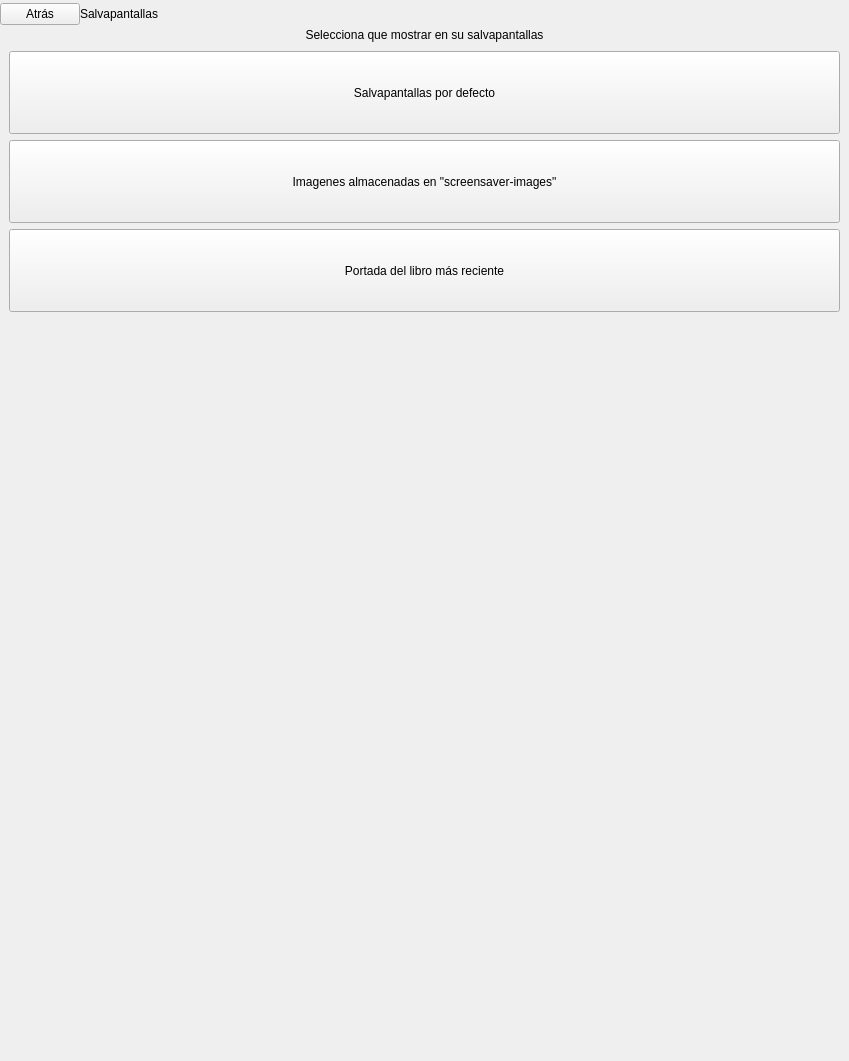
<?xml version="1.0" encoding="UTF-8"?>
<ui version="4.0">
 <class>SettingsPageScreenSaver</class>
 <widget class="QWidget" name="SettingsPageScreenSaver">
  <property name="geometry">
   <rect>
    <x>0</x>
    <y>0</y>
    <width>849</width>
    <height>1061</height>
   </rect>
  </property>
  <property name="sizePolicy">
   <sizepolicy hsizetype="Expanding" vsizetype="Expanding">
    <horstretch>0</horstretch>
    <verstretch>0</verstretch>
   </sizepolicy>
  </property>
  <property name="minimumSize">
   <size>
    <width>0</width>
    <height>0</height>
   </size>
  </property>
  <property name="maximumSize">
   <size>
    <width>849</width>
    <height>1061</height>
   </size>
  </property>
  <property name="windowTitle">
   <string>Form</string>
  </property>
  <property name="styleSheet">
   <string notr="true" />
  </property>
  <layout class="QVBoxLayout" name="verticalLayout">
   <property name="spacing">
    <number>0</number>
   </property>
   <property name="margin">
    <number>0</number>
   </property>
   <item>
    <widget class="QWidget" name="settingsSectionHeader" native="true">
     <property name="styleSheet">
      <string notr="true" />
     </property>
     <layout class="QHBoxLayout" name="horizontalLayout_8">
      <property name="spacing">
       <number>0</number>
      </property>
      <property name="margin">
       <number>0</number>
      </property>
      <item>
       <widget class="SilentQPushButton" name="backBtn">
        <property name="focusPolicy">
         <enum>Qt::NoFocus</enum>
        </property>
        <property name="text">
         <string>Atr&#225;s</string>
        </property>
       </widget>
      </item>
      <item>
       <widget class="QLabel" name="sectionTitleLbl">
        <property name="minimumSize">
         <size>
          <width>0</width>
          <height>0</height>
         </size>
        </property>
        <property name="maximumSize">
         <size>
          <width>16777215</width>
          <height>14142</height>
         </size>
        </property>
        <property name="text">
         <string>Salvapantallas</string>
        </property>
       </widget>
      </item>
      <item>
       <spacer name="horizontalSpacer">
        <property name="orientation">
         <enum>Qt::Horizontal</enum>
        </property>
        <property name="sizeHint" stdset="0">
         <size>
          <width>57</width>
          <height>28</height>
         </size>
        </property>
       </spacer>
      </item>
     </layout>
    </widget>
   </item>
   <item>
    <widget class="QFrame" name="settingsMarginTop">
     <property name="frameShape">
      <enum>QFrame::StyledPanel</enum>
     </property>
     <property name="frameShadow">
      <enum>QFrame::Raised</enum>
     </property>
    </widget>
   </item>
   <item>
    <widget class="QLabel" name="screenSaverTextLbl">
     <property name="text">
      <string>Selecciona que mostrar en su salvapantallas</string>
     </property>
     <property name="alignment">
      <set>Qt::AlignCenter</set>
     </property>
     <property name="wordWrap">
      <bool>true</bool>
     </property>
     <property name="indent">
      <number>0</number>
     </property>
    </widget>
   </item>
   <item>
    <widget class="QFrame" name="enableScreenSaverCont">
     <property name="sizePolicy">
      <sizepolicy hsizetype="Minimum" vsizetype="Fixed">
       <horstretch>0</horstretch>
       <verstretch>0</verstretch>
      </sizepolicy>
     </property>
     <property name="maximumSize">
      <size>
       <width>16777215</width>
       <height>16777215</height>
      </size>
     </property>
     <layout class="QVBoxLayout" name="verticalLayout_2">
      <item>
       <widget class="QPushButton" name="screenSaverDefaultBtn">
        <property name="sizePolicy">
         <sizepolicy hsizetype="Expanding" vsizetype="Expanding">
          <horstretch>0</horstretch>
          <verstretch>0</verstretch>
         </sizepolicy>
        </property>
        <property name="minimumSize">
         <size>
          <width>0</width>
          <height>83</height>
         </size>
        </property>
        <property name="maximumSize">
         <size>
          <width>16777215</width>
          <height>117</height>
         </size>
        </property>
        <property name="focusPolicy">
         <enum>Qt::NoFocus</enum>
        </property>
        <property name="text">
         <string>Salvapantallas por defecto</string>
        </property>
        <property name="checkable">
         <bool>true</bool>
        </property>
       </widget>
      </item>
      <item>
       <widget class="QPushButton" name="storedImagesBtn">
        <property name="sizePolicy">
         <sizepolicy hsizetype="Expanding" vsizetype="Expanding">
          <horstretch>0</horstretch>
          <verstretch>0</verstretch>
         </sizepolicy>
        </property>
        <property name="minimumSize">
         <size>
          <width>0</width>
          <height>83</height>
         </size>
        </property>
        <property name="maximumSize">
         <size>
          <width>16777215</width>
          <height>117</height>
         </size>
        </property>
        <property name="focusPolicy">
         <enum>Qt::NoFocus</enum>
        </property>
        <property name="text">
         <string>Imagenes almacenadas en "screensaver-images"</string>
        </property>
        <property name="checkable">
         <bool>true</bool>
        </property>
       </widget>
      </item>
      <item>
       <widget class="QPushButton" name="imageRecentBookBtn">
        <property name="sizePolicy">
         <sizepolicy hsizetype="Expanding" vsizetype="Expanding">
          <horstretch>0</horstretch>
          <verstretch>0</verstretch>
         </sizepolicy>
        </property>
        <property name="minimumSize">
         <size>
          <width>0</width>
          <height>83</height>
         </size>
        </property>
        <property name="maximumSize">
         <size>
          <width>16777215</width>
          <height>117</height>
         </size>
        </property>
        <property name="focusPolicy">
         <enum>Qt::NoFocus</enum>
        </property>
        <property name="text">
         <string>Portada del libro m&#225;s reciente</string>
        </property>
        <property name="checkable">
         <bool>true</bool>
        </property>
       </widget>
      </item>
     </layout>
    </widget>
   </item>
   <item>
    <spacer name="verticalSpacer">
     <property name="orientation">
      <enum>Qt::Vertical</enum>
     </property>
     <property name="sizeHint" stdset="0">
      <size>
       <width>28</width>
       <height>57</height>
      </size>
     </property>
    </spacer>
   </item>
  </layout>
 </widget>
 <customwidgets>
  <customwidget>
   <class>SilentQPushButton</class>
   <extends>QPushButton</extends>
   <header>SilentQPushButton.h</header>
  </customwidget>
 </customwidgets>
 <resources />
 <connections />
</ui>
